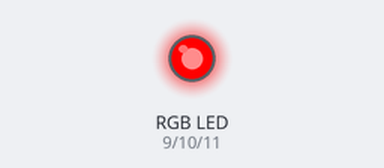
Simulated run of this sketch. Board: Arduino Uno, built with avr-gcc and run on an emulated ATmega328P. On the bench: an RGB LED mixed from three pins (HIGH = lit).

Above: at 0.5 s.
At 1.5 s:
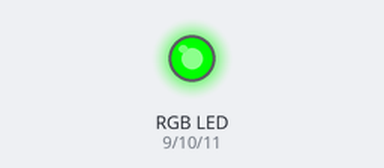
At 5.5 s:
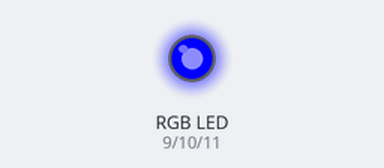
Timing chart, 0 to 6.9 s (numbered marks = the images above):
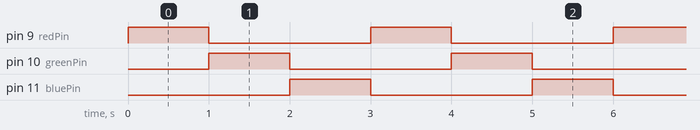

The sketch:

smdrgbled.ino
```cpp
const int redPin = 9;
const int greenPin = 10;
const int bluePin = 11;
void setup() {
 pinMode(redPin, OUTPUT);
 pinMode(greenPin, OUTPUT);
 pinMode(bluePin, OUTPUT);
}
void loop() {
 setColor(255, 0, 0);
 delay(1000);
 setColor(0, 255, 0);
 delay(1000);
 setColor(0, 0, 255);
 delay(1000);
}
void setColor(int redValue, int greenValue, int blueValue) {
 analogWrite(redPin, redValue);
 analogWrite(greenPin, greenValue);
 analogWrite(bluePin, blueValue);
}
```

Measured:
- by itself, pin 9 (redPin), pin 10 (greenPin), pin 11 (bluePin): alternates HIGH for 1.0 s and LOW for 2.0 s
- by itself, everything shown: repeats every 3.0 s, in 3 steps
